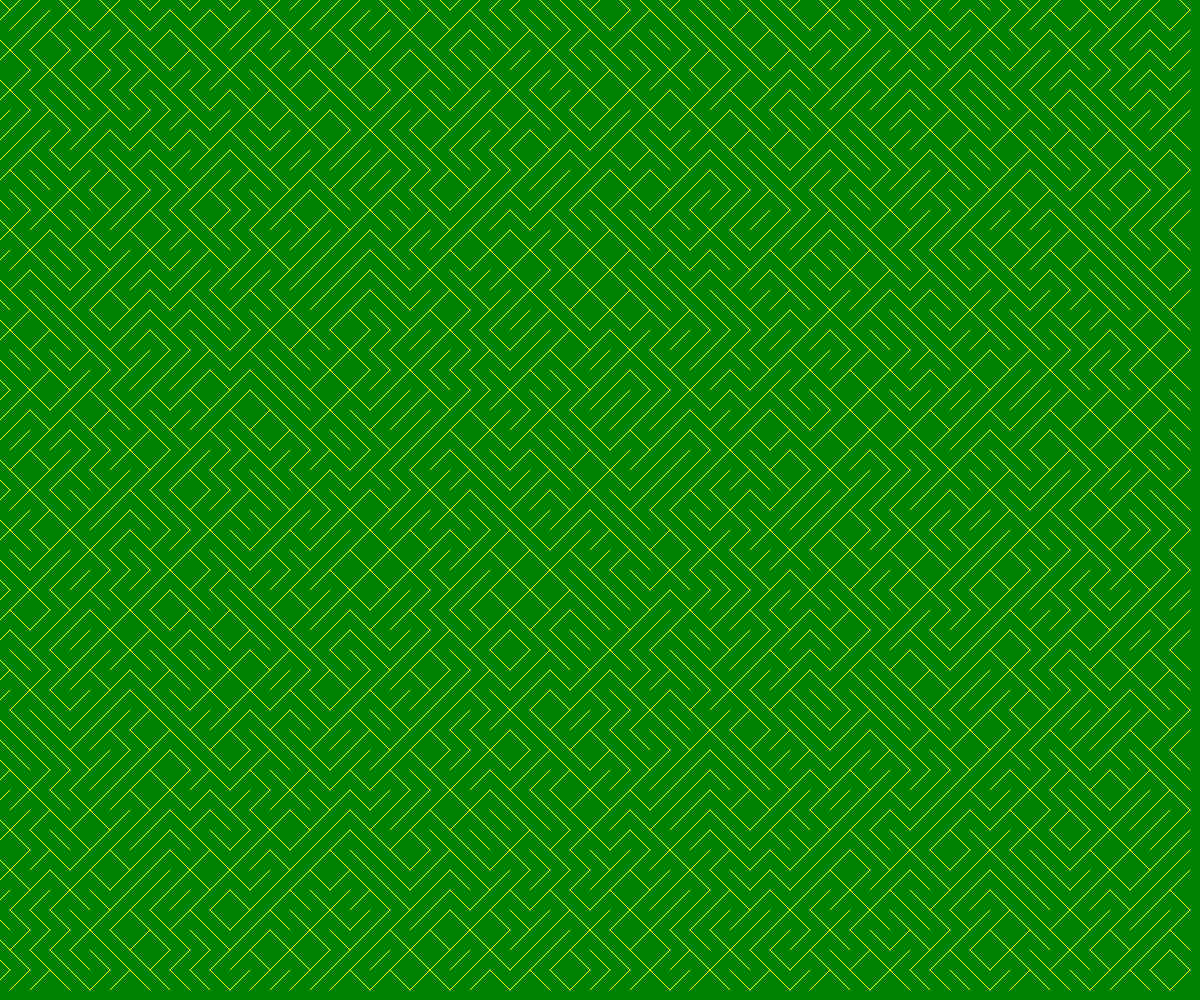
Frame 1 (no input)
Frame 60 (no input): identical to frame 1, image omitted
Frame 120 (the mouse pressed at the canvas centre since frame 60): identical to frame 1, image omitted

The p5.js sketch that drew this single still picture (run headless with seeded random() and noise() and a simulated clock; from frame 60 on, the mouse is pressed at the canvas centre):

// p5.js sketch
// ── sketch.js
// Generative Art
// Oct 4, 2024

const TILE_SIZE = 20;
let theTiles = [];

function setup() {
  createCanvas(windowWidth, windowHeight);
  for (let x = 0; x < width; x += TILE_SIZE) {
    for (let y = 0; y < height; y += TILE_SIZE) {
      let someTile = spawnTile(x, y);
      theTiles.push(someTile);
    }
  }
}

function draw() {
  background("green");

  for (let myTile of theTiles) {
    stroke("yellow");
    line(myTile.x1, myTile.y1, myTile.x2, myTile.y2);
  }
}

function spawnTile(x, y) {
  let tile;
  let choice = random(100);

  if (choice > 50) {
    tile = {
      x1: x - TILE_SIZE/2,
      y1: y - TILE_SIZE/2,
      x2: x + TILE_SIZE/2,
      y2: y + TILE_SIZE/2,
    };
  }
  else {
    tile = {
      x1: x - TILE_SIZE/2,
      y1: y + TILE_SIZE/2,
      x2: x + TILE_SIZE/2,
      y2: y - TILE_SIZE/2,
    };
  }
  
  return tile;
}
